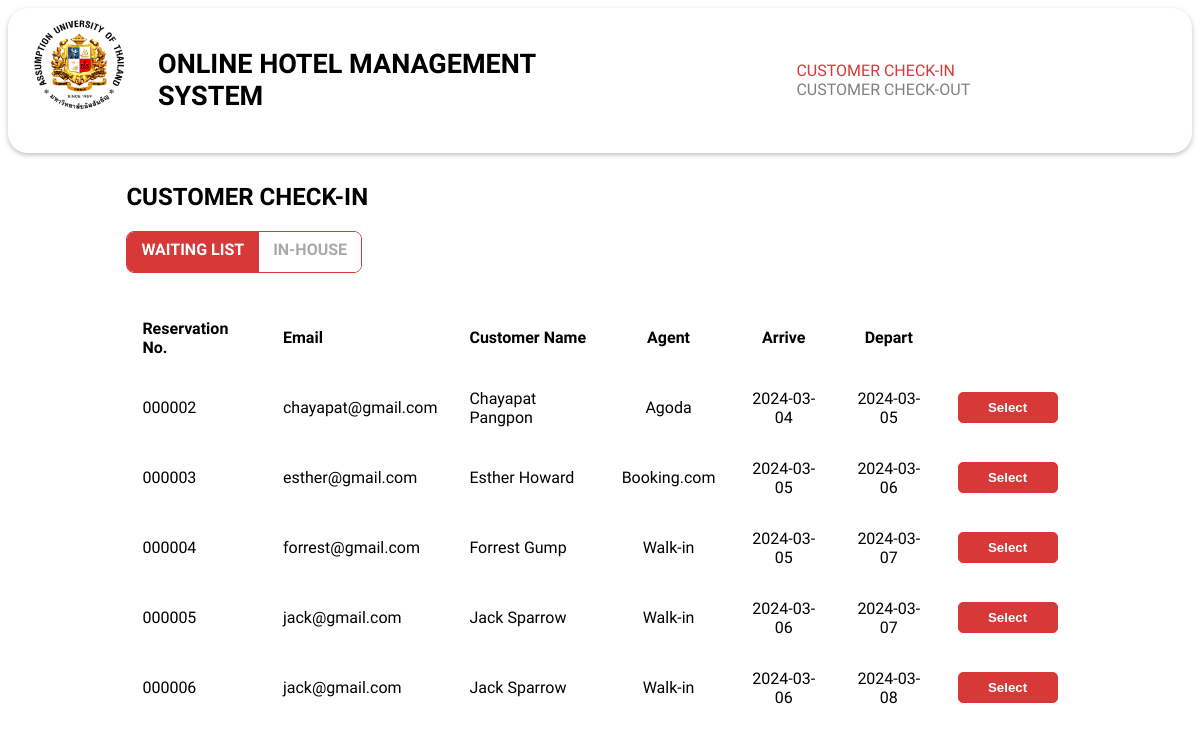
/f_checkin_waiting.php, run on the app's committed database.
### tables this page shows
CREATE TABLE reservation(
    reservation_no  INT AUTO_INCREMENT,
    email           VARCHAR(319)        NOT NULL    DEFAULT 'deleted',
    agent           ENUM('Walk-in', 'Agoda', 'Booking.com') NOT NULL,
    total_room      NUMERIC(3)          NOT NULL	CHECK (total_room >= 1 AND total_room <= 100),
    arrive_date     DATE                NOT NULL,
    depart_date     DATE                NOT NULL,
    PRIMARY KEY(reservation_no),
    FOREIGN KEY(email) REFERENCES customer(email)
        ON DELETE RESTRICT
        ON UPDATE CASCADE
);

CREATE TABLE account(
    email       VARCHAR(319)    DEFAULT 'deleted',
    password    VARCHAR(200)    NOT NULL,
    firstname   VARCHAR(50)     NOT NULL,
    lastname    VARCHAR(50)     NOT NULL,
    address     VARCHAR(500),
    birthdate   DATE,
    phone       CHAR(10),
    PRIMARY KEY(email)
);

### f_checkin_waiting.php (the view, shortened to what this page needs)
<!DOCTYPE html>
<html lang="en">
<head>
  <link rel="stylesheet" href="style.css"/>
  <link
    rel="stylesheet"
    href="https://cdnjs.cloudflare.com/ajax/libs/font-awesome/6.5.1/css/all.min.css"
  />
</head>
<body>
  <div class="navbar">
    <nav class="navbar-container">
      <a href="f_checkin_waiting.php">
        <img src="./logo/Assumption_University(logo).png" alt="logo"/>
      </a>
      <ul class="navbar-left">
        <li>
          <a href="f_checkin_waiting.php">
            <h1>online hotel management system</h1>
          </a>
        </li>
      </ul>
      <ul class="navbar-right">
        <li>
          <a style="color:#d73938;" href="f_checkin_waiting.php">customer check-in</a>
        </li>
        <li>
          <a href="f_checkout_waiting.php">customer check-out</a>
        </li>
      </ul>
    </nav>
  </div>
  <div class="list-container">
    <div class="list-title">
      <h2>CUSTOMER CHECK-IN</h2>
    </div>
    <div class="list-header">
      <div class="radio-days">
        <a href="f_checkin_waiting.php" class="radio__label" for="checkinwaiting">WAITING LIST</a>
        <a href="f_checkin_inhouse.php" class="radio__label" for="checkininhouse">IN-HOUSE</a>
      </div>
    </div>
    <div class="list-body">
      <table class="list-table">
        <thead class="list-thead">
          <tr class="list-tr">
            <th class="list-th" style="text-align: left;"> Reservation No. </th>
            <th class="list-th" style="text-align: left;"> Email </th>
            <th class="list-th" style="text-align: left;"> Customer Name </th>
            <th class="list-th" style="text-align: center;"> Agent </th>
            <th class="list-th" style="text-align: center;"> Arrive </th>
            <th class="list-th" style="text-align: center;"> Depart </th>
          </tr>
        </thead>
        <tbody class="list-tbody">
          <?php
          require_once "DB_connect.php";
          $query = "SELECT reservation_no, email, firstname, lastname, agent, arrive_date, depart_date
                    FROM reservation JOIN customer USING(email) JOIN account USING(email)
                    WHERE arrive_date >= CURDATE() AND reservation_no NOT IN (SELECT reservation_no FROM in_house)
                    ORDER BY arrive_date ASC;";
          $result = mysqli_query($conn, $query);
          while ($row = mysqli_fetch_assoc($result)) {
            $formatted_reservation_no = sprintf("%06d", $row['reservation_no']);
            echo "<tr class='list-tr'>";
            echo "<td class='list-td' style='text-align: left;'>" . $formatted_reservation_no . "</td>";
            echo "<td class='list-td' style='text-align: left;'>" . $row['email'] . "</td>";
            echo "<td class='list-td' style='text-align: left;'>" . $row['firstname'] . " " . $row['lastname'] . "</td>";
            echo "<td class='list-td' style='text-align: center;'>" . $row['agent'] . "</td>";
            echo "<td class='list-td' style='text-align: center;'>" . $row['arrive_date'] . "</td>";
            echo "<td class='list-td' style='text-align: center;'>" . $row['depart_date'] . "</td>";
            echo "<td class='list-td' style='text-align: center;'>";
            echo "<form action='f_checkin_waiting_select.php' method='post'>";
            echo "<button type='submit' class='reservation-button-red'>Select</button>";
            echo "</form>";
            echo "</td>";
            echo "</tr>";
          }
          ?>
        </tbody>
      </table>
    </div>
  </div>
</body>
</html>

### style.css (style rules this page uses)
body { font-family: "Source Sans 3", sans-serif; display: flex; flex-direction: column; align-items: center; }
.navbar { width: 100%; position: sticky; top: 0px; background-color: white; }
.navbar-container { display: flex; justify-content: center; box-shadow: 0px 2px 5px 0px rgba(0, 0, 0, 0.25); border-radius: 20px; }
.navbar-container img { padding-left: 20px; padding-top: 5px; }
.navbar-container ul li { display: inline-block; }
.navbar-container ul li h1 { color: black; }
.navbar-container ul li a { text-decoration: none; text-transform: uppercase; }
.navbar-left { font-size: large; padding-left: 30px; }
.navbar-right { margin: auto 0px auto auto; padding-left: 150px; }
.navbar-right li { padding-right: 30px; }
.navbar-right li a { color: grey; }
img { height: 100px; width: 100px; }
::placeholder { padding: 10px; }
.list-container { width: 80%; }
.list-title { margin-top: 30px; font-weight: bold; }
.list-header { display: flex; justify-content: space-between; align-items: center; }
.radio-days { font-weight: bold; display: inline-flex; overflow: hidden; border-radius: 8px; border: 1px solid #d73938; height: 40px; }
.radio__label { padding: 8px 14px; font-size: h3; color: #aaaaaa; background: #fff; cursor: pointer; transition: background 0.1s; text-decoration: none; }
.radio__label:not(:last-of-type) { border-right: 1px solid #d73938; }
.radio__input:checked + .radio__label { color: #fff; background: #d73938; }
.list-body { margin-top: 30px; font-size: h3; overflow: auto; }
.list-body .list-table { width: 100%; }
.list-table, .list-th, .list-td { border-collapse: collapse; padding: 1rem; }
.list-th { position: sticky; top: 0; }
.reservation-button-red { width: 100px; padding-top: 7px; padding-bottom: 7px; border-radius: 5px; font-size: h3; font-weight: bold; text-align: center; text-decoration: none; color: white; border: 1px solid #d73938; background-color: #d73938; display: inline-block; }

### data on the page
reservation: reservation_no "000002", email "chayapat@gmail.com", account.firstname "Chayapat", account.lastname "Pangpon", agent "Agoda", arrive_date "2024-03-04", depart_date "2024-03-05"
reservation: reservation_no "000003", email "esther@gmail.com", account.firstname "Esther", account.lastname "Howard", agent "Booking.com", arrive_date "2024-03-05", depart_date "2024-03-06"
reservation: reservation_no "000004", email "forrest@gmail.com", account.firstname "Forrest", account.lastname "Gump", agent "Walk-in", arrive_date "2024-03-05", depart_date "2024-03-07"
reservation: reservation_no "000005", email "jack@gmail.com", account.firstname "Jack", account.lastname "Sparrow", agent "Walk-in", arrive_date "2024-03-06", depart_date "2024-03-07"
reservation: reservation_no "000006", email "jack@gmail.com", account.firstname "Jack", account.lastname "Sparrow", agent "Walk-in", arrive_date "2024-03-06", depart_date "2024-03-08"
